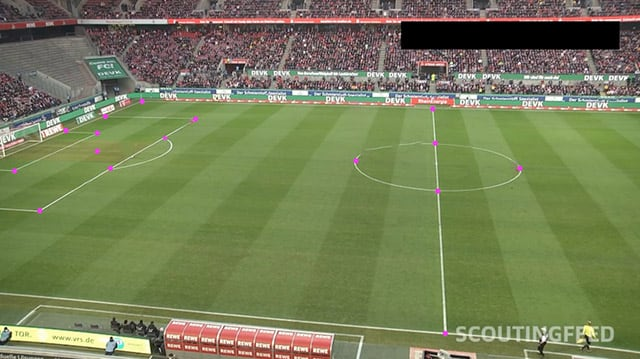
#> input picture validator/evaluation/pitch-keypoints.jpg, 640 x 359 px
$ python -i keypoint_scoring.py   (imports and definitions only)
#> lines starting #> are read from the running program, lines starting #| are printed output that depends on the picture; after the words box and inside, x2 and y2 are one past the last pixel; in counts of white or black regions, pixels touching at a corner belong together
#> further down, picture is the input picture: shape (359, 640, 3); mean B, G, R 86.8, 126, 117.4
#!/usr/bin/env python3
import sys
from pathlib import Path
# Add miner directory to Python path
miner_dir = str(Path(__file__).resolve().parents[1])
sys.path.insert(0, miner_dir)

import cv2
import math
import numpy as np
import json
import argparse
from miner.sports.configs.soccer import SoccerPitchConfiguration
from collections import defaultdict

# [482 lines left out: functions preprocess_keypoints, get_valid_keypoints, normalize_points, estimate_homography_ransac, detect_scene_transitions, check_keypoint_stability and 4 more, not called in this run]

def is_touching_scoreboard_zone(bbox_dict, frame_width=1280, frame_height=720) -> bool:
    x1, y1, x2, y2 = bbox_dict["bbox"]
    return not (x2 < 0 or x1 > frame_width or y2 < 0 or y1 > 150)

# [16 lines left out: functions filter_valid_bboxes_for_keypoints, keypoint_on_line, not called in this run]


def filter_by_density(kept, radius=80, max_neighbors=80):
    mids = [((x1+x2)/2, (y1+y2)/2) for x1,y1,x2,y2 in kept]
    filtered = []
    for i, (x1,y1,x2,y2) in enumerate(kept):
        mx, my = mids[i]
        cnt = sum(1 for ux,uy in mids if abs(ux-mx)<radius and abs(uy-my)<radius)
        if cnt <= max_neighbors:
            filtered.append((x1,y1,x2,y2))
    return filtered

def line_on_mask(x1, y1, x2, y2, mask, samples=20):
    for t in np.linspace(0, 1, samples):
        x = int(x1 + (x2 - x1) * t)
        y = int(y1 + (y2 - y1) * t)
        if mask[y, x] == 0:
            return False
    return True

def detect_pitch_lines_tophat(frame, border_ignore=3):
#> called with border_ignore = 3
    h, w = frame.shape[:2]
#> h = 359; w = 640
    gray = cv2.cvtColor(frame, cv2.COLOR_BGR2GRAY)
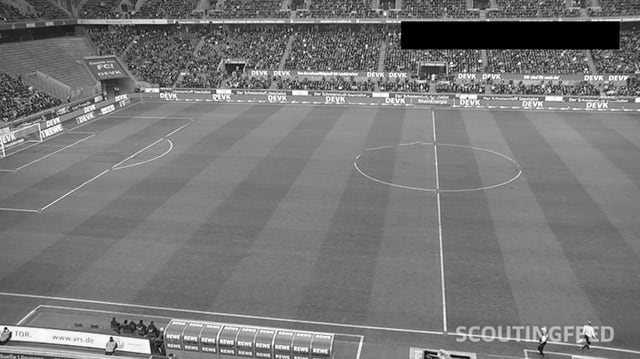
#> gray: shape (359, 640); min 0, max 255, mean 119

    # 1) basic grass mask
    hsv   = cv2.cvtColor(frame, cv2.COLOR_BGR2HSV)
#> hsv: shape (359, 640, 3); mean H, S, V 53.2, 89.6, 131.9
    grass = cv2.inRange(hsv, (35,40,40), (85,255,255))
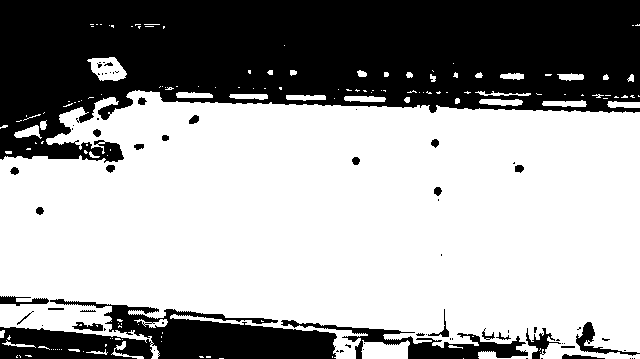
#> grass: shape (359, 640); 63% white; 71 black regions (43 under 20 px), largest, box (x1, y1, x2, y2) and area: (0, 0, 640, 163) 68617, (0, 299, 337, 359) 11250, (281, 320, 528, 359) 2692
    grass = cv2.morphologyEx(grass, cv2.MORPH_OPEN, np.ones((5,5), np.uint8))
#> grass: shape (359, 640); 61.1% white; 18 black regions (5 under 20 px), largest, box (x1, y1, x2, y2) and area: (0, 0, 640, 173) 70270, (0, 296, 575, 359) 17708, (562, 322, 640, 359) 793

    # 2)
    kernel = cv2.getStructuringElement(cv2.MORPH_RECT, (31,31))
    tophat = cv2.morphologyEx(gray, cv2.MORPH_TOPHAT, kernel)
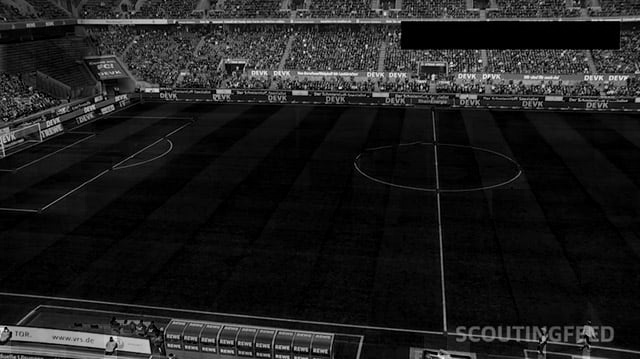
#> tophat: shape (359, 640); min 0, max 250, mean 30
    _, white_lines = cv2.threshold(tophat, 30, 255, cv2.THRESH_BINARY)
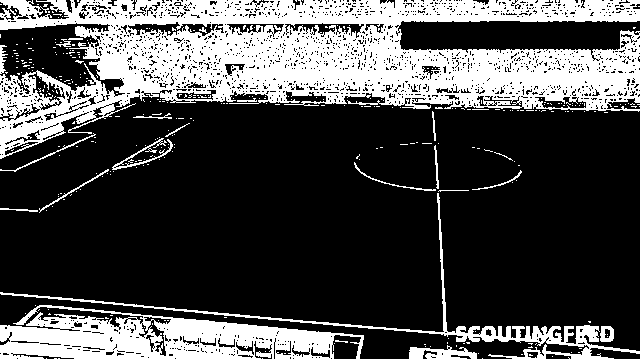
#> white_lines: shape (359, 640); 29.1% white; 347 white regions (324 under 20 px), largest, box (x1, y1, x2, y2) and area: (0, 0, 640, 159) 48676, (0, 305, 364, 359) 11133, (0, 193, 640, 359) 3828

    # 3) restriction to grass
    masked = cv2.bitwise_and(white_lines, grass)
#> masked: shape (359, 640); 3.2% white; 315 white regions (255 under 20 px), largest, box (x1, y1, x2, y2) and area: (26, 312, 112, 332) 711, (0, 292, 293, 320) 584, (91, 57, 126, 80) 424

    # 4) Canny + HoughP
    blur  = cv2.GaussianBlur(masked, (5,5), 0)
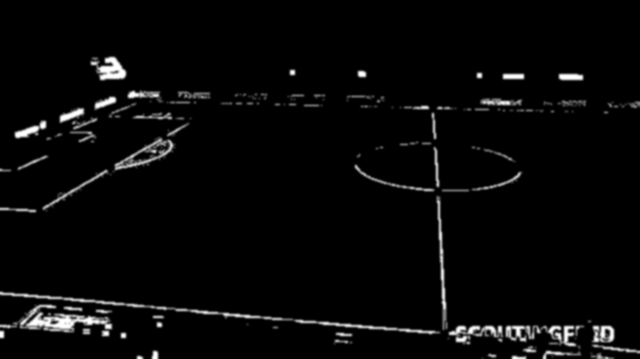
#> blur: shape (359, 640); min 0, max 255, mean 8
    edges = cv2.Canny(blur, 30, 100)
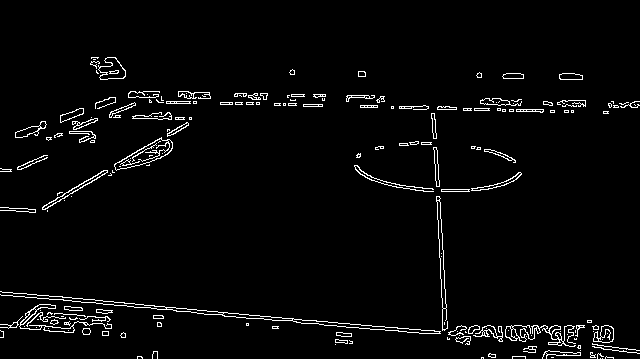
#> edges: shape (359, 640); 3.1% white in thin lines or dots, all inside (x1, y1, x2, y2) = (0, 57, 640, 359)
    lines = cv2.HoughLinesP(edges,
                            rho=1,
                            theta=np.pi/360,
                            threshold=30,
                            minLineLength=10,
                            maxLineGap=15)
#> lines = 172 rows, first 6: [434, 333, 475, 336], [1, 291, 374, 326], [48, 298, 196, 312], [296, 322, 422, 333], [166, 103, 196, 103], [397, 328, 534, 338]

    # 5) only grass segments
    line_mask  = np.zeros_like(gray)
    kept_lines = []
    if lines is not None:
        for x1,y1,x2,y2 in lines[:,0]:
            if line_on_mask(x1,y1,x2,y2, grass, samples=30):
                cv2.line(line_mask, (x1,y1), (x2,y2), 255, 2)
                kept_lines.append((x1,y1,x2,y2))
#> this loop made 172 passes
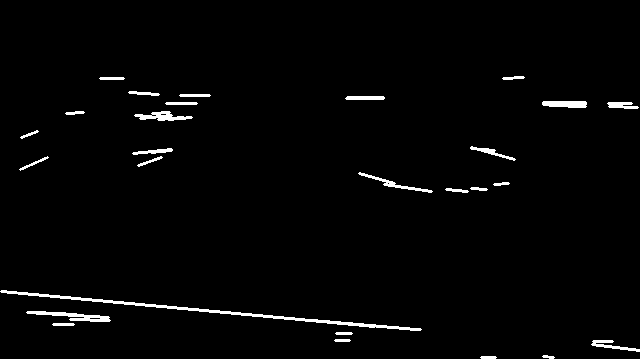
#> line_mask: shape (359, 640); 1.9% white; 27 white regions, largest, box (x1, y1, x2, y2) and area: (0, 290, 422, 331) 1285, (26, 311, 111, 322) 403, (134, 111, 193, 121) 307
#> after the loop, kept_lines = 45 items, first 6: (1, 291, 374, 326), (166, 103, 196, 103), (543, 102, 585, 102), (543, 104, 585, 104), (336, 333, 351, 333), (140, 118, 171, 115)

    # 6) get rid of borders
    line_mask[:border_ignore, :] = 0
    line_mask[-border_ignore:, :] = 0
    line_mask[:, :border_ignore] = 0
#> line_mask: shape (359, 640); 1.9% white; 26 white regions (1 under 20 px), largest, box (x1, y1, x2, y2) and area: (3, 290, 422, 331) 1278, (26, 311, 111, 322) 403, (134, 111, 193, 121) 307
    line_mask[:, -border_ignore:] = 0


    # 7) final list reconstruction
    final_kept = []
    for x1,y1,x2,y2 in kept_lines:
        mx, my = (x1+x2)//2, (y1+y2)//2
        if 0 <= mx < w and 0 <= my < h and line_mask[my,mx] > 0:
            final_kept.append((x1,y1,x2,y2))
#> this loop made 45 passes
#> (x1, y1, x2, y2, mx, my) on passes 1 to 12: (1, 291, 374, 326, 187, 308), (166, 103, 196, 103, 181, 103), (543, 102, 585, 102, 564, 102), (543, 104, 585, 104, 564, 104), (336, 333, 351, 333, 343, 333), (140, 118, 171, 115, 155, 116), (347, 97, 383, 97, 365, 97), (27, 312, 108, 317, 67, 314), (549, 105, 585, 106, 567, 105), (543, 103, 585, 103, 564, 103), (70, 319, 109, 320, 89, 319), (158, 119, 183, 117, 170, 118)
#> after the loop, final_kept = 43 items, first 6: (1, 291, 374, 326), (166, 103, 196, 103), (543, 102, 585, 102), (543, 104, 585, 104), (336, 333, 351, 333), (140, 118, 171, 115)

    final_kept = filter_by_density(final_kept,
                                   radius=80,
                                   max_neighbors=80)
#> in filter_by_density, `mids = [((x1+x2)/2, (y1+y2)/2) for x1,y1,x2,y2 in kept]`: mids = 43 pairs, first value 29 to 623, second value 77.5 to 347
#> the loop in filter_by_density, `for i, (x1,y1,x2,y2) in enumerate(kept):` made 43 passes
#> (x1, y1, x2, y2, mx, my, cnt) on passes 1 to 12: (1, 291, 374, 326, 187.5, 308.5, 1), (166, 103, 196, 103, 181, 103, 12), (543, 102, 585, 102, 564, 102, 9), (543, 104, 585, 104, 564, 104, 10), (336, 333, 351, 333, 343.5, 333, 4), (140, 118, 171, 115, 155.5, 116.5, 12), (347, 97, 383, 97, 365, 97, 2), (27, 312, 108, 317, 67.5, 314.5, 4), (549, 105, 585, 106, 567, 105.5, 10), (543, 103, 585, 103, 564, 103, 9), (70, 319, 109, 320, 89.5, 319.5, 4), (158, 119, 183, 117, 170.5, 118, 12)
#> after the loop in filter_by_density, `for i, (x1,y1,x2,y2) in enumerate(kept):`: filtered has the same summary as final_kept in detect_pitch_lines_tophat

    return grass, white_lines, masked, edges, line_mask, final_kept


# [451 lines left out: functions point_to_segment_dist, keypoint_on_line_segments, mean_keypoint_to_line_distance_score, calculate_keypoint_to_player_scale_ratio, fraction_objects_inside, compute_scene_keypoint_consistency and 4 more, not called in this run]

# [2 lines not run here, left out]

>>> import cv2
>>> picture = cv2.imread('pitch-keypoints.jpg')
>>> result = detect_pitch_lines_tophat(picture)
#> result = 6 items
